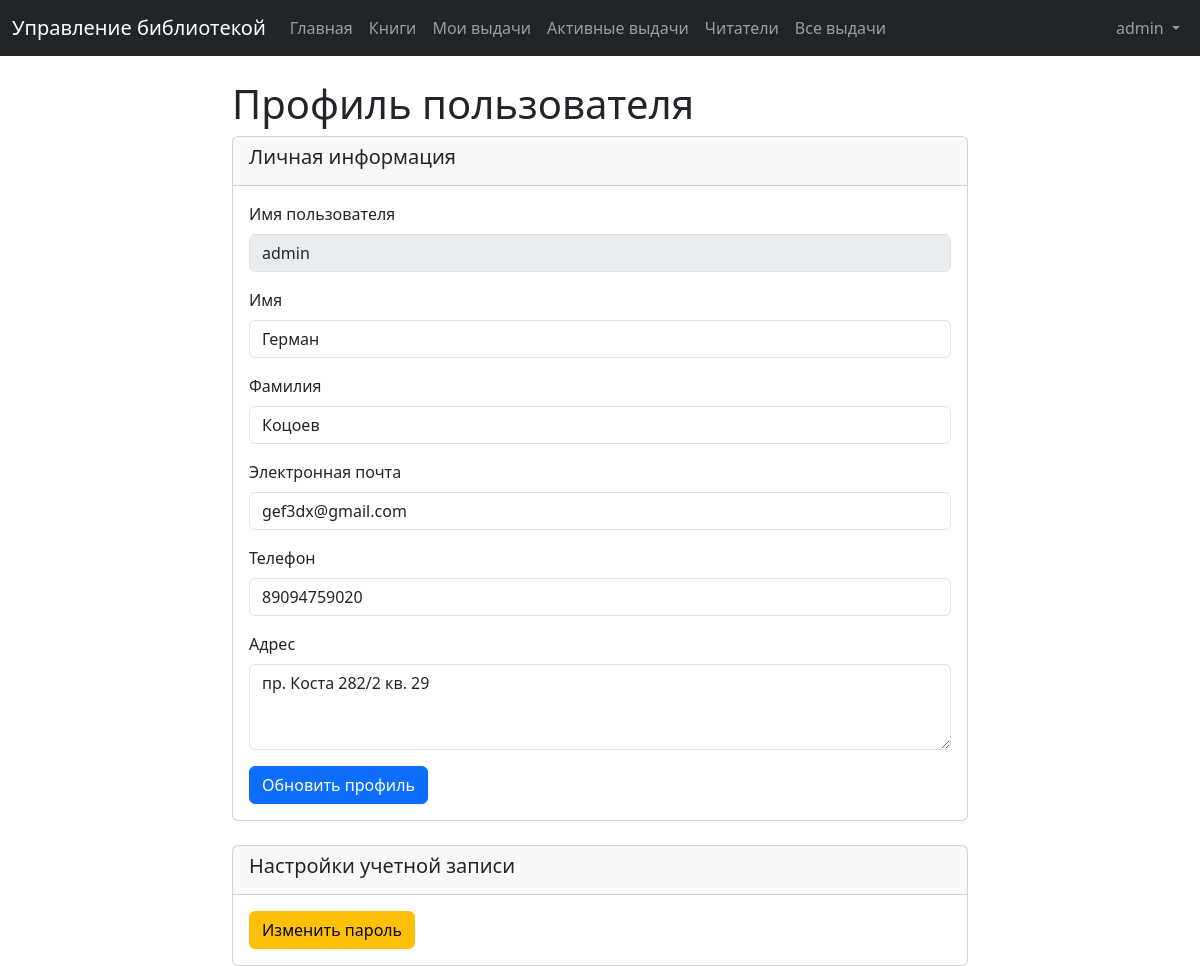
/profile/ (signed in), run on the app's committed database.
### library/models.py (models this page shows, shortened)
class Reader(models.Model):
    user = models.OneToOneField(
        User,
        on_delete=models.CASCADE,
        null=True,
        blank=True,
        verbose_name="Пользователь",
    )
    first_name = models.CharField(max_length=100, verbose_name="Имя")
    last_name = models.CharField(max_length=100, verbose_name="Фамилия")
    email = models.EmailField(
        max_length=254, verbose_name="Электронная почта", unique=True
    )
    phone = models.CharField(
        max_length=20, verbose_name="Телефон", null=True, blank=True, unique=True
    )
    address = models.CharField(
        max_length=255, verbose_name="Адрес", null=True, blank=True
    )
    registration_date = models.DateTimeField(
        auto_now_add=True, verbose_name="Дата регистрации"
    )
    class Meta:
        verbose_name = "Читатель"
        verbose_name_plural = "Читатели"
        ordering = ["last_name", "first_name"]

### library/views.py (the view, shortened to what this page needs)
# urls.py: path("profile/", views.user_profile, name="user_profile"),
@login_required
def user_profile(request):
    reader = Reader.objects.filter(user=request.user).first()
    context = {
        "reader": reader,
    }
    return render(request, "library/profile.html", context)

### templates/library/profile.html (shortened to what this page needs)
{% extends 'library/base.html' %}
{% block content %}
<div class="row justify-content-center">
    <div class="col-md-8">
        <h1>Профиль пользователя</h1>
        <div class="card mb-4">
            <div class="card-header">
                <h5>Личная информация</h5>
            </div>
            <div class="card-body">
                <form method="post">
                    <div class="mb-3">
                        <label for="username" class="form-label">Имя пользователя</label>
                        <input type="text" class="form-control" id="username" value="{{ user.username }}" disabled>
                    </div>
                    <div class="mb-3">
                        <label for="first_name" class="form-label">Имя</label>
                        <input type="text" class="form-control" id="first_name" name="first_name" value="{{ reader.first_name }}">
                    </div>
                    <div class="mb-3">
                        <label for="last_name" class="form-label">Фамилия</label>
                        <input type="text" class="form-control" id="last_name" name="last_name" value="{{ reader.last_name }}">
                    </div>
                    <div class="mb-3">
                        <label for="email" class="form-label">Электронная почта</label>
                        <input type="email" class="form-control" id="email" name="email" value="{{ reader.email }}">
                    </div>
                    <div class="mb-3">
                        <label for="phone" class="form-label">Телефон</label>
                        <input type="text" class="form-control" id="phone" name="phone" value="{{ reader.phone }}">
                    </div>
                    <div class="mb-3">
                        <label for="address" class="form-label">Адрес</label>
                        <textarea class="form-control" id="address" name="address" rows="3">{{ reader.address }}</textarea>
                    </div>
                    <button type="submit" class="btn btn-primary">Обновить профиль</button>
                </form>
            </div>
        </div>
        <div class="card">
            <div class="card-header">
                <h5>Настройки учетной записи</h5>
            </div>
            <div class="card-body">
                <a href="{% url 'change_password' %}" class="btn btn-warning">Изменить пароль</a>
            </div>
        </div>
    </div>
</div>
{% endblock %}

### templates/library/components/navbar.html (shortened to what this page needs)
<nav class="navbar navbar-expand-lg navbar-dark bg-dark">
    <div class="container-fluid">
        <a class="navbar-brand" href="{% url 'home' %}"
            >Управление библиотекой</a
        >
        <div class="collapse navbar-collapse" id="navbarNav">
            <ul class="navbar-nav me-auto">
                <li class="nav-item">
                    <a class="nav-link" href="{% url 'home' %}">Главная</a>
                </li>
                {% if user.is_authenticated %}
                <li class="nav-item">
                    <a class="nav-link" href="{% url 'book_list' %}">Книги</a>
                </li>
                <li class="nav-item">
                    <a class="nav-link" href="{% url 'loan_list' %}"
                        >Мои выдачи</a
                    >
                </li>
                <li class="nav-item">
                    <a class="nav-link" href="{% url 'loan_active' %}"
                        >Активные выдачи</a
                    >
                </li>
                {% endif %} {% if user.is_staff %}
                <li class="nav-item">
                    <a class="nav-link" href="{% url 'reader_list' %}"
                        >Читатели</a
                    >
                </li>
                <li class="nav-item">
                    <a class="nav-link" href="{% url 'loan_history' %}"
                        >Все выдачи</a
                    >
                </li>
                {% endif %}
            </ul>
            <ul class="navbar-nav">
                {% if user.is_authenticated %}
                <li class="nav-item dropdown">
                    <a
                        class="nav-link dropdown-toggle"
                        href="#"
                        id="navbarDropdown"
                        role="button"
                        data-bs-toggle="dropdown"
                    >
                        {{ user.username }}
                    </a>
                </li>
                {% endif %}
            </ul>
        </div>
    </div>
</nav>

### data on the page
Reader: first_name "Герман", last_name "Коцоев", email "gef3dx@gmail.com", phone "89094759020", address "пр. Коста 282/2 кв. 29"

### other printed values
{{ user.username }} "admin"
